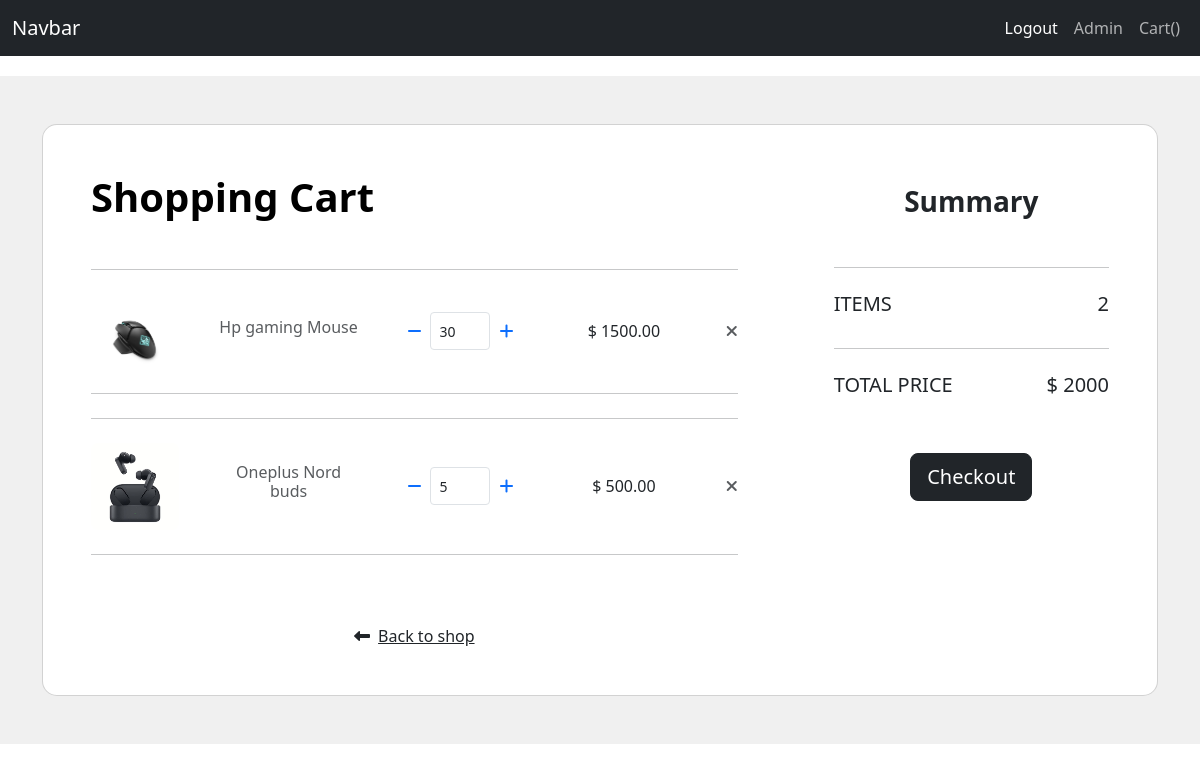
The app's page /cart (signed in), older data.
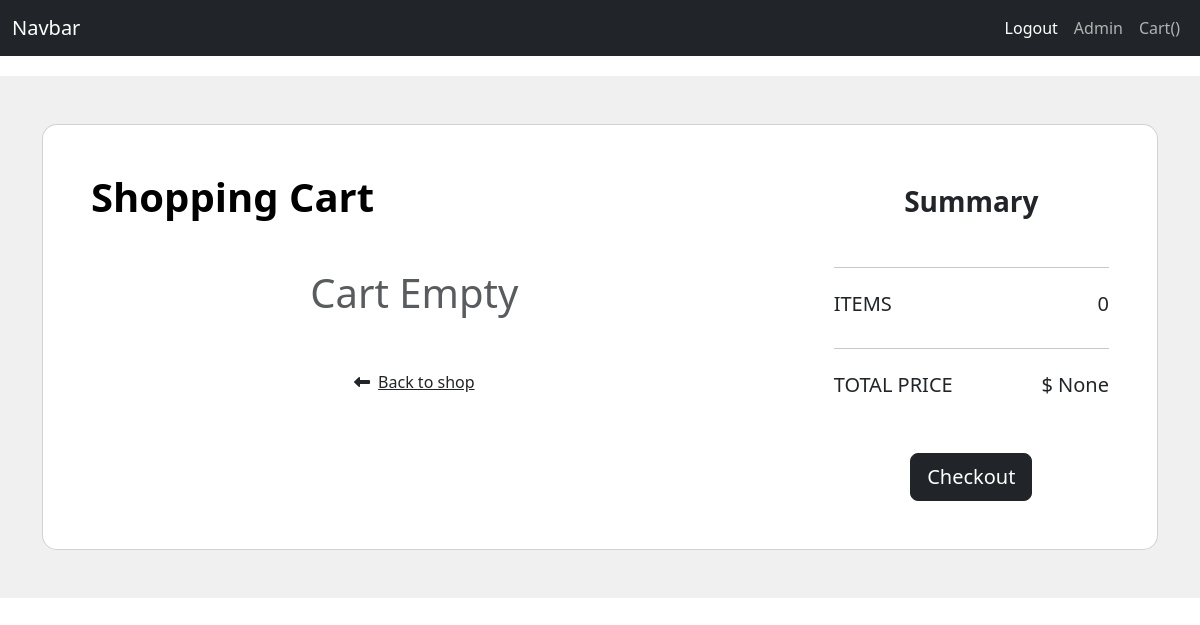
The same page, newer data.
### ecom/models.py (models this page shows, shortened)
class Cart(Base_content):
    product_name = models.ForeignKey(Product,on_delete=models.CASCADE,null=True)
    quantity = models.IntegerField(null=True,default=0)
    created_by = models.ForeignKey(get_user_model(),on_delete=models.CASCADE,null=True)
    price = models.DecimalField(default=0.00,max_digits=10000,null=True,decimal_places=2)
    def get_total_quantity(self):
        return self.quantity

class Product(Base_content):
    product_name = models.CharField(max_length=300)
    price = models.DecimalField(null=True,default=0.000,decimal_places=3,max_digits=100000)
    description = models.CharField(max_length=300,null=True)
    image = models.ImageField(upload_to='product')
    created_by = models.ForeignKey(get_user_model(),on_delete=models.CASCADE)
    slug_field = models.SlugField(unique=True,null=True,blank=True)
    def __str__(self):
        return self.product_name
    class Meta:
        verbose_name = "Product"
        verbose_name_plural = "Products"
        ordering = ['-created_on']

### ecom/views.py (the view, shortened to what this page needs)
# urls.py: path('',Product_page.as_view(method_name = 'homepage'),name = 'homepage'),
class Product_page(Manage_base_view):
    def show_cart(self,request,*args,**kwargs):
        if request.user.is_authenticated:
            listing = Cart.is_active.filter(created_by= request.user)
            return render(request,'cart.html',locals())
        else:
            return redirect('login')

### base/utils.py (called while the page is built)
    def get_queryset(self) -> QuerySet:
        return super().get_queryset().filter(status=True)

    def get(self,request,*args,**kwargs):
        if self.method_name is not None:
            func = getattr(self,self.method_name,None)
            if func is not None:
                return func(request,*args,**kwargs)
        raise Http404('Method not allowed')

### ecom/templatetags/custom_tags.py (called while the page is built)
@register.filter
def get_count(listing):
    return listing.aggregate(total_quantity = Sum('quantity')).get('total_quantity')

@register.filter
def get_total_price(listing):
    return listing.aggregate(total_price = Sum('price')).get('total_price')

### ecom/templates/cart.html (shortened to what the changed rows need)
{% extends 'base.html' %}
{% load static %}
{% load custom_tags %}
{% block content %}
{% include 'navbar.html' %}
<section class="h-100 h-custom" style="background-color: #f0f0f0; height: 100vh;">
  <div class="container py-5 h-100">
    <div class="row d-flex justify-content-center align-items-center h-100">
      <div class="col-12">
        <div class="card card-registration card-registration-2" style="border-radius: 15px;">
          <div class="card-body p-0">
            <div class="row g-0">
              <div class="col-lg-8">
                <div class="p-5">
                  <div class="d-flex justify-content-between align-items-center mb-5">
                    <h1 class="fw-bold mb-0 text-black">Shopping Cart</h1>
                  </div>
                  {% for product in listing %}
                  <hr class="my-4">
                  <div class="row mb-4 d-flex justify-content-between align-items-center">
                    <div class="col-md-2 col-lg-2 col-xl-2">
                      <img src="{{product.product_name.image.url}}" class="img-fluid rounded-3" alt="Cotton T-shirt">
                    </div>
                    <div class="col-md-3 col-lg-3 col-xl-3">
                      <h6 class="text-muted">{{product.product_name}}</h6>
                    </div>
                    <div class="col-md-3 col-lg-3 col-xl-2 d-flex product_1">
                      <button class="btn btn-link px-2 removebtn "
                        onclick="this.parentNode.querySelector('input[type=number]').stepDown()"
                        data-product-id="{{product.product_name.slug_field}} remove" id="{{product.product_name.slug_field}}">
                        <i class="fas fa-minus"></i>
                      </button>
                      <input id="form1" min="1" name="quantity" value="{{product.get_total_quantity}}" type="number"
                        style="width:60px" class="form-control form-control-sm " readonly />
                      <button class="btn btn-link px-2 addbtn"
                        onclick="this.parentNode.querySelector('input[type=number]').stepUp()"
                        data-product-id="{{product.product_name.slug_field}} add" id="{{product.product_name.slug_field}}">
                        <i class="fas fa-plus"></i>
                      </button>
                    </div>
                    <div class="col-md-3 col-lg-2 col-xl-2 offset-lg-1">
                      <h6 class="mb-0 price">$ <span id="price-{{product.product_name.slug_field}}">{{product.price}}</span></h6>
                    </div>
                    <div class="col-md-1 col-lg-1 col-xl-1 text-end">
                      <a href="{% url 'remove_cart' slug=product.product_name.slug_field %}" class="text-muted"><i
                          class="fas fa-times"></i></a>
                    </div>
                  </div>
                  <hr class="my-4">
                  {% endfor %}
                  {% if not listing%}
                  <div>
                    <h1 class="text-muted">Cart Empty</h1>
                  </div>
                  {% endif %}
                  <div class="pt-5">
                    <h6 class="mb-0"></h6>
                  </div>
                </div>
              </div>
              <div class="col-lg-4 bg-grey">
                <div class="p-5">
                  <div class="d-flex justify-content-between mb-4">
                    <h5 class="text-uppercase">items </h5>
                    <h5>{{listing.count}}</h5>
                  </div>
                  <div class="d-flex justify-content-between mb-5">
                    <h5 id="total_price">$ <span>{{listing|get_total_price}}</span></h5>
                  </div>
                </div>
              </div>
            </div>
          </div>
        </div>
      </div>
    </div>
  </div>
</section>
{% endblock content %}

Row changes from the older to the newer data that the page shows:
removed Cart: product_name.image (picture), product_name "Hp gaming Mouse", quantity "30", price "1500.00"
removed Cart: product_name.image (picture), product_name "Oneplus Nord buds", quantity "5", price "500.00"
Text that changed along with them:
{{ listing.count }}: "2" → "0"
{{ listing|get_total_price }}: "2000" → "None"
text now shown: "Cart Empty"
